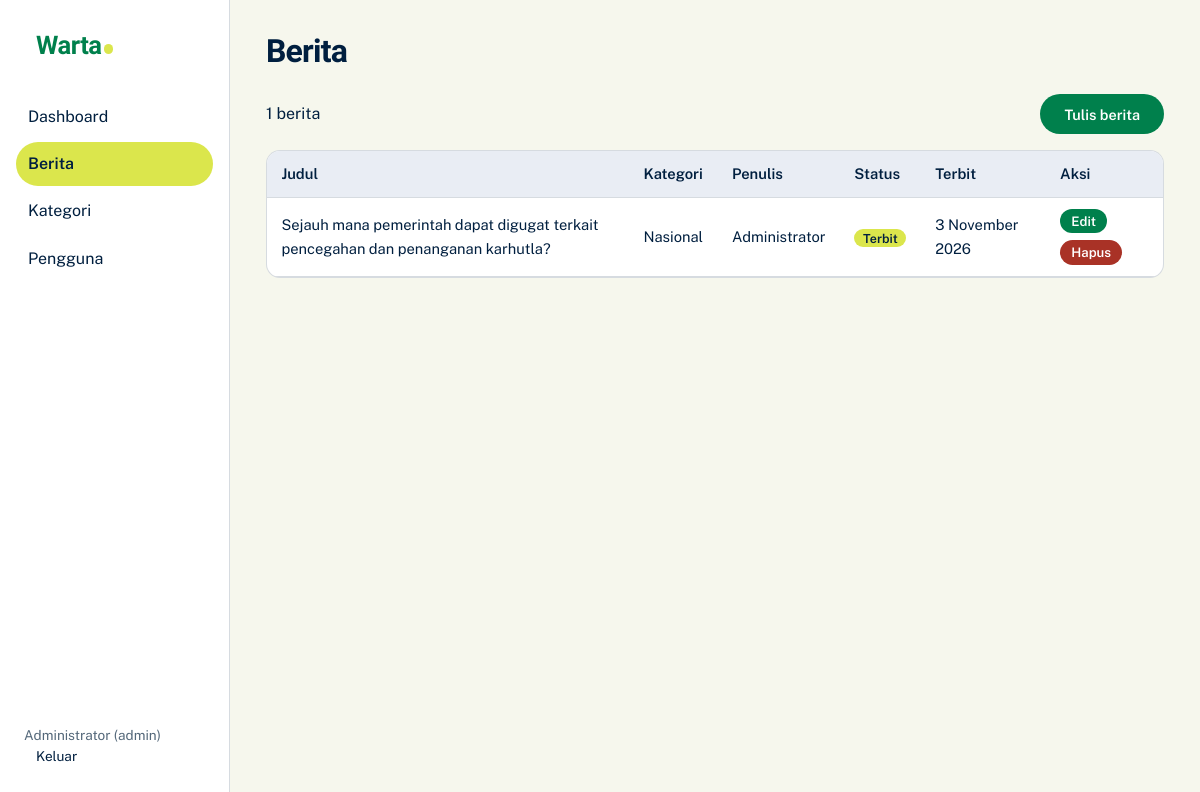
Screenshot of /admin/news.php (signed in) with the database file from the repository.
### tables this page shows
CREATE TABLE `news` (
  `id` int(11) NOT NULL,
  `category_id` int(11) NOT NULL,
  `title` varchar(200) NOT NULL,
  `slug` varchar(220) NOT NULL,
  `content` text NOT NULL,
  `image` varchar(255) DEFAULT NULL,
  `author_id` int(11) NOT NULL,
  `published_at` datetime DEFAULT NULL,
  `status` enum('draft','published') NOT NULL DEFAULT 'draft',
  `created_at` datetime DEFAULT current_timestamp(),
  `updated_at` datetime DEFAULT current_timestamp() ON UPDATE current_timestamp()
);

CREATE TABLE `users` (
  `id` int(11) NOT NULL,
  `username` varchar(50) NOT NULL,
  `password` varchar(255) NOT NULL,
  `fullname` varchar(100) NOT NULL,
  `role` enum('admin','editor') NOT NULL DEFAULT 'editor',
  `created_at` datetime DEFAULT current_timestamp()
);

CREATE TABLE `categories` (
  `id` int(11) NOT NULL,
  `name` varchar(100) NOT NULL,
  `slug` varchar(120) NOT NULL,
  `description` text DEFAULT NULL
);

### includes/functions.php (called while the page is built, shortened)
<?php
require_once __DIR__ . '/db.php';
function e($s) { return htmlspecialchars((string)$s, ENT_QUOTES, 'UTF-8'); }
function url($p = '') { return BASE_URL . '/' . ltrim($p, '/'); }
function tgl($d, $withTime = false) {
    $b = ['Januari','Februari','Maret','April','Mei','Juni','Juli','Agustus','September','Oktober','November','Desember'];
    $t = strtotime($d);
    return date('j', $t) . ' ' . $b[date('n', $t) - 1] . ' ' . date('Y', $t) . ($withTime ? ', ' . date('H.i', $t) . ' WIB' : '');
}
function user() { return $_SESSION['user'] ?? null; }

### includes/db.php (called while the page is built, shortened)
<?php
function db(): PDO {
    static $pdo = null;
    if (!$pdo) {
        $pdo = new PDO('mysql:host=' . DB_HOST . ';dbname=' . DB_NAME . ';charset=utf8mb4', DB_USER, DB_PASS, [
            PDO::ATTR_ERRMODE => PDO::ERRMODE_EXCEPTION,
            PDO::ATTR_DEFAULT_FETCH_MODE => PDO::FETCH_ASSOC,
            PDO::ATTR_EMULATE_PREPARES => false,
        ]);
    }
    return $pdo;
}

### admin/news.php (the view, shortened to what this page needs)
<?php
require_once '_layout.php';
$page = max(1, (int)($_GET['page'] ?? 1)); $per = 15;
$total = (int)db()->query("SELECT COUNT(*) FROM news")->fetchColumn();
$rows = db()->query("SELECT n.id,n.title,n.status,n.author_id,n.published_at,c.name cat,u.fullname author FROM news n
  JOIN categories c ON c.id=n.category_id JOIN users u ON u.id=n.author_id ORDER BY n.created_at DESC LIMIT $per OFFSET " . (($page - 1) * $per))->fetchAll();
admin_head('Berita', 'news'); ?>
<div class="toolbar"><span><?= $total ?> berita</span><a class="btn" href="news_form.php">Tulis berita</a></div>
<div class="tbl-wrap"><table><tr><th>Judul</th><th>Kategori</th><th>Penulis</th><th>Status</th><th>Terbit</th><th>Aksi</th></tr>
<?php foreach ($rows as $r): $can = user()['role'] === 'admin' || $r['author_id'] == user()['id']; ?>
<tr><td><?= e($r['title']) ?></td><td><?= e($r['cat']) ?></td><td><?= e($r['author']) ?></td>
<td><span class="badge <?= $r['status'] ?>"><?= $r['status'] === 'published' ? 'Terbit' : 'Draf' ?></span></td><td><?= tgl($r['published_at']) ?></td>
<td class="acts"><?php if ($can): ?><a class="btn sm" href="news_form.php?id=<?= $r['id'] ?>">Edit</a>
<form method="post" onsubmit="return confirm('Hapus berita ini?')"><button class="btn sm danger">Hapus</button></form><?php endif; ?></td></tr>
<?php endforeach; if (!$rows): ?><tr><td colspan="6">Belum ada berita.</td></tr><?php endif; ?></table></div>
<?php
admin_foot();

### admin/_layout.php (shortened to what this page needs)
<?php
require_once __DIR__ . '/../includes/functions.php';
function admin_head($title, $active) {
    $items = ['index' => 'Dashboard', 'news' => 'Berita', 'categories' => 'Kategori'];
    if (user()['role'] === 'admin') $items['users'] = 'Pengguna';
    $f = flash(); ?>
<!DOCTYPE html><html lang="id" data-theme="light"><head><meta charset="UTF-8"><meta name="viewport" content="width=device-width, initial-scale=1">
<link rel="stylesheet" href="<?= url('assets/css/style.css') ?>"></head><body>
<div class="admin"><aside class="side"><a class="brand" href="<?= url() ?>" target="_blank"><?= SITE_NAME ?></a>
<?php foreach ($items as $k => $v): ?><a href="<?= url("admin/$k.php") ?>" class="<?= $k === $active ? 'on' : '' ?>"><?= $v ?></a><?php endforeach; ?>
<div class="who"><?= e(user()['fullname']) ?> (<?= e(user()['role']) ?>)<br><a href="<?= url('admin/logout.php') ?>">Keluar</a></div></aside>
<section class="panel"><h1><?= e($title) ?></h1>
<?php if ($f): ?><p class="notice <?= $f[1] === 'err' ? 'bad' : '' ?>"><?= e($f[0]) ?></p><?php endif;
}
function admin_foot() { echo '</section></div></body></html>'; }

### assets/css/style.css (style rules this page uses)
:root { --white:#F6F7ED; --navy:#001F3F; --lime:#DBE64C; --mantis:#74C365; --green:#00804C; --blue:#1E488F; --bg:var(--white); --fg:var(--navy); --surface:#fff; --line:color-mix(in srgb,var(--navy) 16%,transparent); --muted:color-mix(in srgb,var(--navy) 66%,var(--white)); --link:var(--blue); --accent:var(--green); --serif:'Newsreader',Georgia,'Times New Roman',serif; --sans:'Public Sans',system-ui,-apple-system,'Segoe UI',sans-serif; }
* { box-sizing:border-box }
body { margin:0;background:var(--bg);color:var(--fg);font:400 1rem/1.6 var(--sans);-webkit-font-smoothing:antialiased }
a { color:var(--link) }
h1,h2,h3 { font-family:var(--serif);line-height:1.2;margin:0 }
.brand { font:700 1.9rem/1 var(--serif);color:var(--lime);text-decoration:none;letter-spacing:-.02em;margin-right:auto }
.search button,.btn,.btn-line,#themeBtn { font:600 .9rem var(--sans);cursor:pointer;text-decoration:none }
.btn { display:inline-block;background:var(--green);color:#fff;border:0;padding:.65rem 1.3rem;border-radius:6px;justify-self:start }
.btn.danger { background:#a93226 }
.btn.sm { padding:.3rem .7rem;font-size:.82rem }
.admin { display:grid;grid-template-columns:230px 1fr;min-height:100vh }
.side { background:var(--navy);color:var(--white);padding:1.5rem 1rem;display:flex;flex-direction:column;gap:.25rem }
.side .brand { margin:0 0 1.5rem .5rem;font-size:1.6rem }
.side a { color:var(--white);text-decoration:none;padding:.55rem .75rem;border-radius:6px }
.side a:hover,.side a.on { background:var(--blue) }
.side a.on { box-shadow:inset 3px 0 var(--lime) }
.side .who { margin-top:auto;font-size:.85rem;color:color-mix(in srgb,var(--white) 70%,transparent);padding:.5rem }
.panel { padding:2rem clamp(1rem,3vw,2.5rem);min-width:0 }
.panel h1 { font-size:2rem;margin-bottom:1.5rem }
.tbl-wrap { overflow-x:auto;background:var(--surface);border:1px solid var(--line);border-radius:8px }
table { width:100%;border-collapse:collapse;font-size:.92rem }
th,td { text-align:left;padding:.7rem .9rem;border-bottom:1px solid var(--line);vertical-align:middle }
th { background:color-mix(in srgb,var(--blue) 10%,var(--surface));font-weight:600 }
.badge { padding:.1rem .55rem;border-radius:99px;font-size:.78rem;font-weight:600;background:var(--lime);color:var(--navy) }
.acts { display:flex;gap:.4rem;flex-wrap:wrap }
.acts form { margin:0 }
.toolbar { display:flex;justify-content:space-between;align-items:center;margin-bottom:1rem;gap:1rem;flex-wrap:wrap }
:root { --serif:'Bricolage Grotesque','Public Sans',system-ui,sans-serif; --head-bg:#fff; --head-fg:var(--navy); }
h1,h2,h3 { font-weight:800;letter-spacing:-.025em }
.brand { color:var(--green);font-weight:800;font-size:2.1rem }
.brand::after { content:"";display:inline-block;width:.38em;height:.38em;border-radius:50%;background:var(--lime);margin-left:.08em }
.btn { border-radius:99px;padding:.7rem 1.5rem }
.notice,.empty,.stat,.form,.tbl-wrap,.login-box { border-radius:14px }
.side { background:var(--surface);color:var(--fg);border-right:1px solid var(--line) }
.side a { color:var(--fg);border-radius:99px }
.side a.on { background:var(--lime);color:var(--navy);box-shadow:none;font-weight:600 }
.side a.brand,.side a.brand:hover { color:var(--green);background:none }
.side .who { color:var(--muted) }

### rows the page displays
news: author.fullname "Administrator", title "Sejauh mana pemerintah dapat digugat terkait pencegahan dan penanganan karhutla?", category.name "Nasional", status "Terbit", published_at "3 November 2026"

### other values shown
SITE_NAME "Warta"
$v "Dashboard"
$v "Berita"
$v "Kategori"
$v "Pengguna"
user()['role'] "admin"
$title "Berita"
$total "1"
